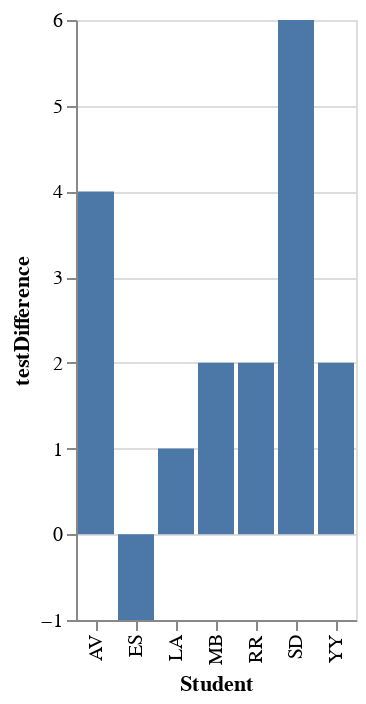

The code cell stored with this chart in its notebook:
### Code cell
alt.Chart(df).transform_calculate(
    testDifference = alt.datum.T1Grade - alt.datum.T2Grade
).mark_bar().encode(
    x='Student',
    y='testDifference:Q'                                        # notice that we need to explicitly say :Q
)

### Figure 1 — Vega-Lite specification as saved in the notebook (floating-point values rounded to 4 significant figures)
{"config": {"view": {"continuousWidth": 400, "continuousHeight": 300}}, "data": {"name": "data-41a8cbf56aa3fb375b671fa081fb1b84"}, "mark": "bar", "encoding": {"x": {"field": "Student", "type": "nominal"}, "y": {"field": "testDifference", "type": "quantitative"}}, "transform": [{"calculate": "(datum.T1Grade - datum.T2Grade)", "as": "testDifference"}], "$schema": "https://vega.github.io/schema/vega-lite/v4.17.0.json", "datasets": {"data-41a8cbf56aa3fb375b671fa081fb1b84": [{"Student": "AV", "Class": "A", "T1Grade": 9, "T2Grade": 5}, {"Student": "SD", "Class": "B", "T1Grade": 10, "T2Grade": 4}, {"Student": "ES", "Class": "A", "T1Grade": 2, "T2Grade": 3}, {"Student": "MB", "Class": "A", "T1Grade": 7, "T2Grade": 5}, {"Student": "RR", "Class": "B", "T1Grade": 8, "T2Grade": 6}, {"Student": "YY", "Class": "B", "T1Grade": 9, "T2Grade": 7}, {"Student": "LA", "Class": "A", "T1Grade": 9, "T2Grade": 8}]}}
